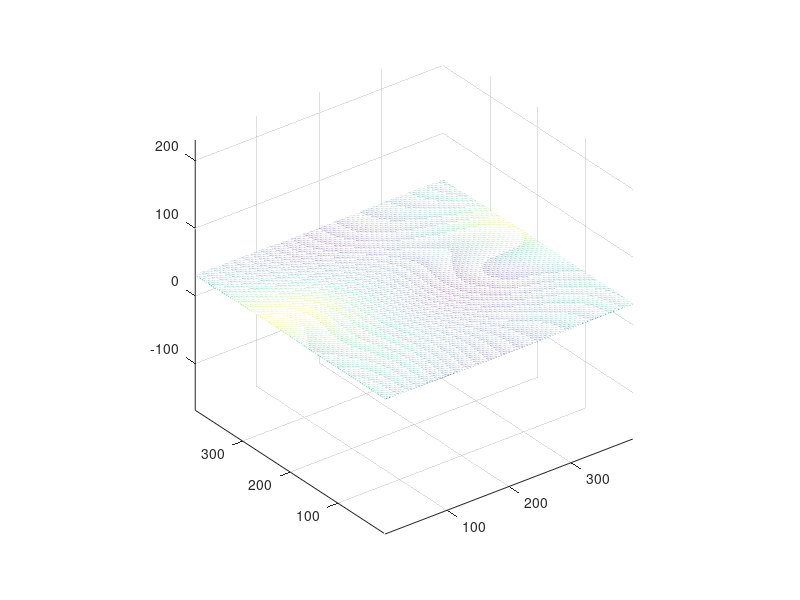
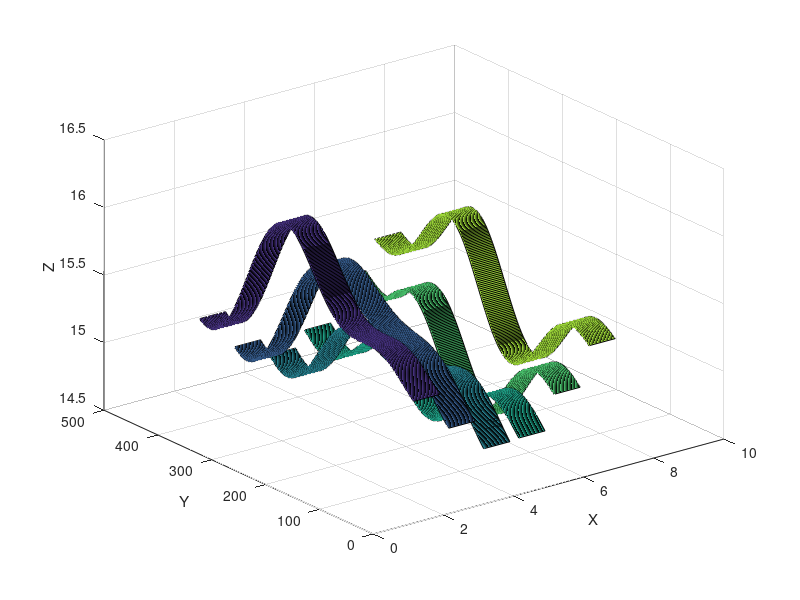
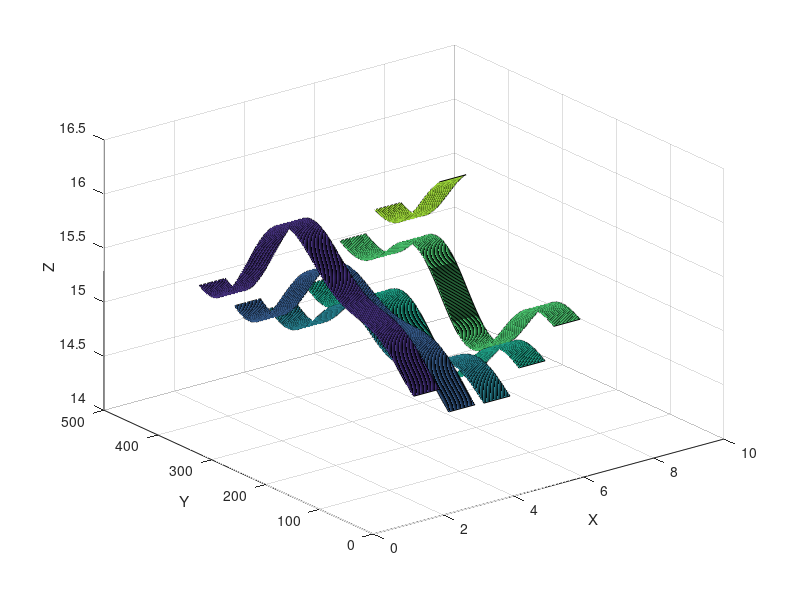
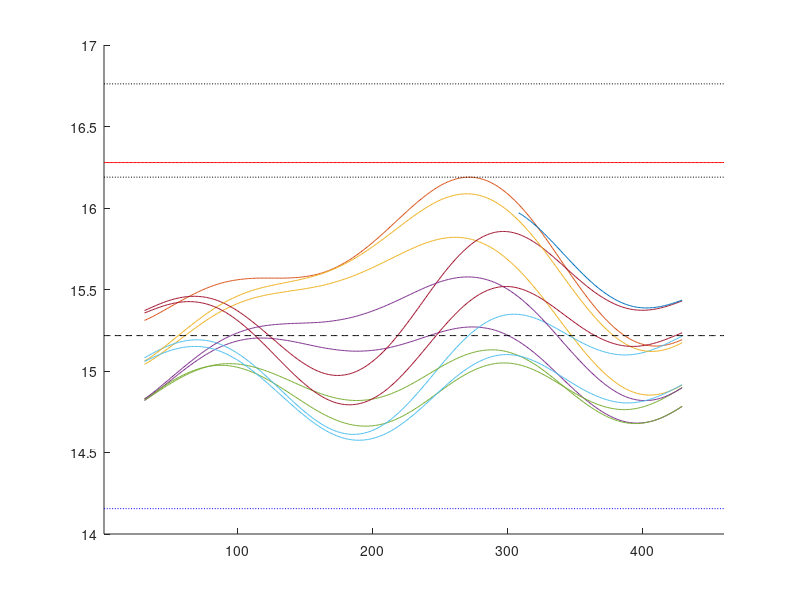

Write the MATLAB code that produced these figures, in order.
%% tansform and slice dwell-time map
close all; clear all; clc

% load etch depth data
load etch_depth2.mat
z = depth; % in nm
x = 0.5:399.5; % mm, 400 points in total
y = 0.5:399.5; % mm
figure, mesh(x, y, z);
axis equal;

% shear and divide projected area
ms = 2; % microsteps per full step
ionBeamWidth = 60; % mm
leafWidth = 60; % mm
subHeight = 400; % mm
subLength = 400; % mm
vStroke = leafWidth + subHeight; % vertical stroke

shx = (ionBeamWidth/ms) / vStroke;
% shx = 0.025;

nUpStroke = ceil((ionBeamWidth + subLength) / ionBeamWidth);
upRange = nUpStroke * ionBeamWidth;
nDownStroke = ceil((ionBeamWidth/ms + subLength) / ionBeamWidth);
downRange = nDownStroke * ionBeamWidth;

preSize = [0, ionBeamWidth-(ionBeamWidth/ms)];
zPadPre = 0.5 * padarray(z, preSize, nan, 'pre');
postSize = [0, upRange-(ionBeamWidth+subLength)];
zPadPost = padarray(zPadPre, postSize, nan, 'post');

zUp = padarray(zPadPost, [leafWidth/2, 0], nan, 'both');

postSize2 = [0, downRange-(ionBeamWidth/ms + subLength)];
zPadPost2 = 0.5 * padarray(z, postSize2, nan, 'post');

zDown = padarray(zPadPost2, [leafWidth/2, 0], nan, 'both');

% figure, mesh(zUp);
% axis equal;
% figure, mesh(zDown);
% axis equal;

xform = [ 1    0   0
         -shx  1   0
          0    0   1 ];
tform = maketform('affine', xform);
zr = imtransform(zUp, tform, 'FillValues', nan);  % rising strokes
% figure, mesh(zr);
% axis equal;

xform2 = [ 1   0   0
          shx  1   0
           0   0   1 ];
tform2 = maketform('affine',xform2);
zf = imtransform(zDown, tform2, 'FillValues', nan);  % falling strokes
% figure, mesh(zf);
% axis equal;

% divide rising strokes
startIx = 1:ionBeamWidth:upRange-ionBeamWidth+1;
endIx = [startIx(2:end)-1, upRange];

upRibbons = nan(size(zr,1), nUpStroke);

for i = 1:nUpStroke
    upRibbons(:, i) = mean(zr(:, startIx(i):endIx(i)), 2);
end

figure;
hUp = ribbon(upRibbons);
xlabel('X')
ylabel('Y')
zlabel('Z')

% figure, waterfall(upRibbons');

% divide falling strokes
startIx = 1:ionBeamWidth:downRange-ionBeamWidth+1;
endIx = [startIx(2:end)-1, downRange];

downRibbons = nan(size(zf,1), nDownStroke);

for i = 1:nDownStroke
    downRibbons(:, i) = mean(zf(:, startIx(i):endIx(i)), 2);
end

figure;
hDown = ribbon(downRibbons);
xlabel('X')
ylabel('Y')
zlabel('Z')

% figure, waterfall(downRibbons');

ribbons = [upRibbons downRibbons];
figure, hold on;
plot(ribbons)

% meanEtchTime = nan(vStroke, 1);
% for j = 1:vStroke
%     row_j = ribbons(j, :);
%     row_j = row_j(~isnan(row_j));
%     num_j = numel(row_j);
%     if num_j > 0
%         meanEtchTime(j) = sum(row_j) / num_j;
%     end
% end
% 
% plot(meanEtchTime, 'k--')

ribbonNos = ribbons(~isnan(ribbons));
meanEtchTimeG = mean(ribbonNos); % global mean etch time

plot(meanEtchTimeG*ones(vStroke, 1), 'k--')

xlim([1 vStroke])

maxEtchTimeG = max(ribbonNos);
minEtchTimeG = min(ribbonNos);

% max tunable ratio of dwell time
maxTunableRatio = leafWidth/vStroke;

% maxEtchTime < strokeTime < minEtchTime/(1-maxTunableRatio)
if maxEtchTimeG < minEtchTimeG/(1-maxTunableRatio)
    strokeTimeRange = [maxEtchTimeG, minEtchTimeG/(1-maxTunableRatio)];
    strokeTimeOpt = meanEtchTimeG / (1 - 0.5*maxTunableRatio);
    if strokeTimeOpt>strokeTimeRange(1) && strokeTimeOpt<strokeTimeRange(2)
        strokeTime = strokeTimeOpt;
    end
end

plot(maxEtchTimeG*ones(vStroke, 1), 'k:');
plot(minEtchTimeG/(1-maxTunableRatio)*ones(vStroke, 1), 'k:');

plot(strokeTime*ones(vStroke, 1), 'r-')
plot((2*meanEtchTimeG-strokeTime)*ones(vStroke, 1), 'b:')

elapsedTime = ms*strokeTime;

%
upDwells = strokeTime - upRibbons;
downDwells = strokeTime - downRibbons;

figure;
plot(upDwells)
